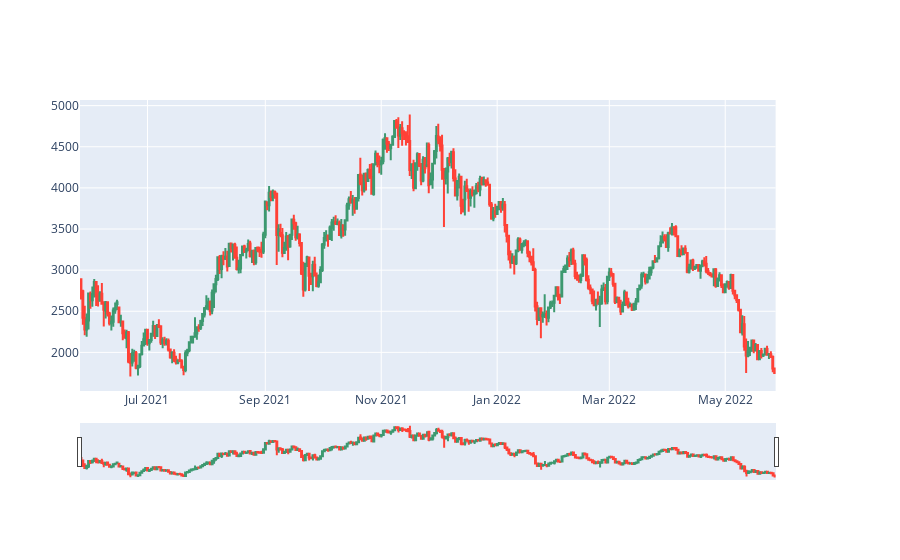

This figure's notebook cell:
### Markdown cell above
Candlestick Chart

### Code cell
fig3 = make_subplots(specs=[[{"secondary_y": True}]])
fig3.add_trace(go.Candlestick(x=hist.index,
                              open=hist['Open'],
                              high=hist['High'],
                              low=hist['Low'],
                              close=hist['Close'],
                             ))

### Figure 1 — Plotly figure (JSON) as saved in the notebook; plotly's stock layout.template omitted (floating-point values rounded to 4 significant figures; data arrays with more than 128 entries replaced by an {"elided": "..."} marker saying what was removed)
{"data": [{"close": {"elided": "366 float values"}, "high": {"elided": "366 float values"}, "low": {"elided": "366 float values"}, "open": {"elided": "366 float values"}, "type": "candlestick", "x": {"elided": "366 str values"}}], "layout": {"xaxis": {"anchor": "y", "domain": [0, 0.94]}, "yaxis": {"anchor": "x", "domain": [0, 1]}, "yaxis2": {"anchor": "x", "overlaying": "y", "side": "right"}}}
